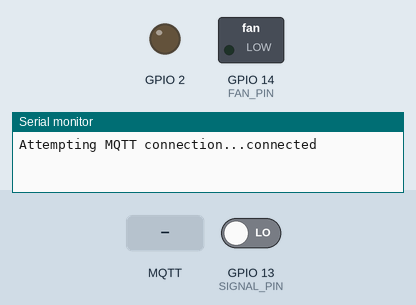
The sketch below on a simulated ESP8266 (NodeMCU). On the bench: switched loads named in the sketch (green lamp = pin HIGH), output pins drawn as LEDs (lit = HIGH), the last lines printed to the serial monitor. The inputs (shaded band) are chosen by the test bench; at power-on: GPIO 13 (SIGNAL_PIN) LOW. WiFi joins after 1.5 s; servers stay silent unless stated; no MQTT or app messages arrive unless stated.

Above: at 4.7 s.
4.8 s: MQTT message "5" arrives on the first subscribed topic
At 6.0 s:
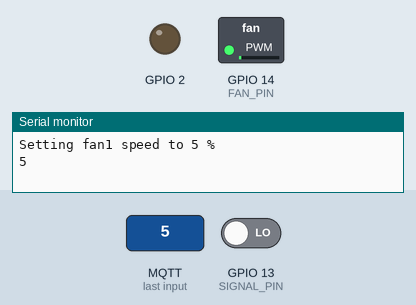
6.3 s: MQTT message "90" arrives on the first subscribed topic
At 8.0 s:
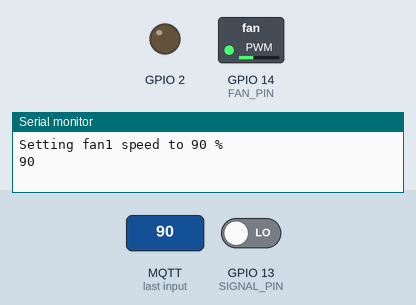
8.3 s: MQTT message "200" arrives on the first subscribed topic
At 9.7 s:
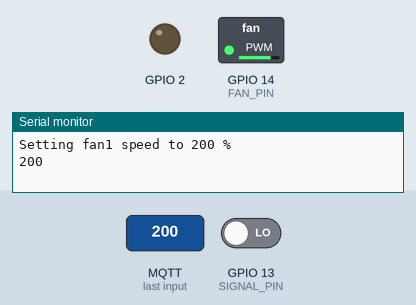
10.3 s: MQTT message "on" arrives on the first subscribed topic
At 11.5 s:
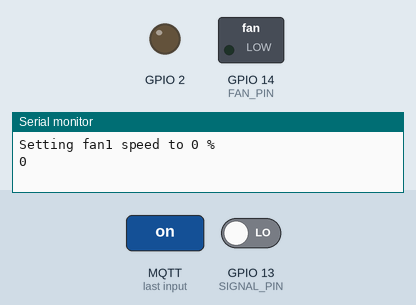
Timing chart, 0 to 13.3 s (numbered marks = the images above; inputs shaded):
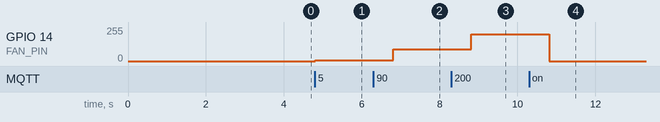

Measured:
- after the input at 4.8 s, GPIO 14 (FAN_PIN): 0/255 → 5/255 at once
- after the input at 6.3 s, GPIO 14 (FAN_PIN): 5/255 → 90/255 after 0.51 s
- after the input at 8.3 s, GPIO 14 (FAN_PIN): 90/255 → 200/255 after 0.52 s
- after the input at 10.3 s, GPIO 14 (FAN_PIN): 200/255 → 0/255 after 0.52 s

The sketch:

mqtt_esp8266-fan1-controller-OTA.ino
```cpp
/*
 ESP8266 MQTT OTA Updateable Sunsynk5.5 DC Side Top Fan1 Controller
 Works with most 4pin fans that can measure rpms and have builtin pwm controller
*/
#include <ESP8266WiFi.h>
#include <ESP8266mDNS.h>
#include <WiFiUdp.h>
#include <WiFiClient.h>
#include <ESP8266WebServer.h>
#include <ArduinoOTA.h>
#include <ESP8266HTTPUpdateServer.h>
#include <PubSubClient.h>
#include <Wire.h>
// Define message buffer and publish string
char message_buff[16];
char message_buffe[16];
String pubString;
String pubStringe;
int iTotalDelay;
const char* versionNumber = "Online-Ver1030";
// ------------------------------------------------------------
// Start Editing here
const char* ssid = "YOURWIFINAME";
const char* password = "YOURWIFIPASSWORD";
const char* mqtt_username = "YOURMQTTUSERNAME";
const char* mqtt_password = "YOURMQTTPASSWORD";
const char* mqtt_server = "YOURMQTTSERVERADDRESS";
const char* host = "esp8266-webupdateFan1";
const char* noderedtopic = "YOURFANSPEEDTOPICFROMMQTT"; // Subscribe to Fan Speed MQTT Topic sent to mqtt From Nodered
/*
 *  FAN SPEED SHOULD IDEALLY HAVE 5 VALUES for 1% - 100%
 *  THESE VALUES CAN BE DIFFERENT DEPENDING ON YOUR FAN PWM REQUIREMENTS
 *  USING NODERED TO GET THE SUNSYNK TEMPS AND CONVERT TO PWM VALUES AS SUGGESTED BELOW
 *  1 FOR LOWEST/SLOWEST SPEED
 *  20 25% SPEED
 *  55 50% SPEED
 *  105 75% SPEED
 *  250 100% SPEED
*/
#define FAN_PIN 14 //pwm fan control signal
#define SIGNAL_PIN 13 // Read Fan RPMs
// Stop Editing here
// Making changes below this line could cause unexpected results
// -------------------------------------------------------------
ESP8266WebServer httpServer(80);
ESP8266HTTPUpdateServer httpUpdater;
#define DELAY_TIME 10000 // time between measurements [ms]
#define MIN_FAN_SPEED_PERCENT 20 // minimum fan speed [%]
#define MIN_TEMP 20 // turn fan off below [deg C]
#define MAX_TEMP 250 // turn fan to full speed above [deg C]

int vTaskDelay;
WiFiClient espClient;
PubSubClient client(espClient);
unsigned long lastMsg = 0;
#define MSG_BUFFER_SIZE	(50)
char msg[MSG_BUFFER_SIZE];
int value = 0;

volatile  bool TopicArrived = false;
const     int mqttpayloadSize = 100;
char mqttpayload [mqttpayloadSize] = {'\0'};
String mqtttopic;

void callback(char* topic, byte* payload, unsigned int length)
{
  if ( !TopicArrived )
  {
    memset( mqttpayload, '\0', mqttpayloadSize ); // clear payload char buffer
    mqtttopic = ""; //clear topic string buffer
    mqtttopic = topic; //store new topic
    memcpy( mqttpayload, payload, length );
    TopicArrived = true;
  }
}

// Wifi Client
WiFiClient wifiClient;
//
// This function yields back to the watchdog to avoid random ESP8266 resets
//
void myDelay(int ms)
{
  int i;
  for(i=1; i!=ms; i++)
  {
    delay(1);
    if(i%100 == 0)
   {
      ESP.wdtFeed();
      yield();
    }
  }
  iTotalDelay+=ms;
}

//
// Starts WIFI connection
//
void startWIFI()
{
    // If we are not connected
    if (WiFi.status() != WL_CONNECTED)
    {
      int iTries;
      iTries=0;
      Serial.println(" ");
      Serial.println("Starting WIFI connection");
      WiFi.mode(WIFI_STA);
      WiFi.disconnect();
      WiFi.begin(ssid, password);

      // If not WiFi connected, retry every 2 seconds for 15 minutes
      while (WiFi.status() != WL_CONNECTED)
      {
        iTries++;
        Serial.print(".");
        delay(2000);

        // If can't get to Wifi for 15 minutes, reboot ESP Default 450
        if (iTries > 50)
        {
           Serial.println("TOO MANY WIFI ATTEMPTS, REBOOTING!");
           ESP.reset();
        }
      }
      Serial.println("");
      Serial.println("WiFi connected");
      Serial.println(WiFi.localIP());
      // Let network have a chance to start up
      myDelay(1500);
    }
}

void reconnect() {
  // Loop until we're reconnected
  while (!client.connected()) {
    Serial.print("Attempting MQTT connection...");
    // Attempt to connect to mqtt
    if (client.connect("esp8266Fan1ClientOTA1", mqtt_username, mqtt_password)) {
      Serial.println("connected");
      // Once connected, publish an announcement...
      client.publish("Fan1ControllerOTA", versionNumber);
      // ... and resubscribe
      client.subscribe(noderedtopic); //Get Fan Speed From NodeRed
    } else {
      Serial.print("failed, rc=");
      Serial.print(client.state());
      Serial.println(" try again in 5 seconds");
      // Wait 5 seconds before retrying
      delay(5000);
    }
  }
}

void setup() {
  Serial.begin(115200);
  mqtttopic.reserve(100);
//  setup_wifi();
startWIFI();
  client.setServer(mqtt_server, 1883);
  client.setCallback(callback);
  pinMode(BUILTIN_LED, OUTPUT);     // Initialize the BUILTIN_LED pin as an output
  pinMode(FAN_PIN, OUTPUT);
  pinMode(SIGNAL_PIN, INPUT);
// start OTA
  MDNS.begin(host);
  httpUpdater.setup(&httpServer);
  httpServer.begin();
  MDNS.addService("http", "tcp", 80);
  Serial.printf("HTTPUpdateServer ready! Open http://%s.local/update in your browser\n", host);
// end OTA
}

int getFanSpeedRpm() {
  int highTime = pulseIn(SIGNAL_PIN, HIGH);
  int lowTime = pulseIn(SIGNAL_PIN, LOW);
  int period = highTime + lowTime;
  if (period == 0) {
    return 0;
  }
  float freq = 1000000.0 / (float)period;
  return (freq * 60.0) / 2.0; // two cycles per revolution
}

void setFanSpeedPercent(int p) {
  int value = p; // (p / 100.0) * 255;
  analogWrite(FAN_PIN, value);
  Serial.println(value);
  String pubStringe = String(value);
  pubStringe.toCharArray(message_buffe, pubStringe.length()+1);
  client.publish("Fan1ControlerPWMPinValue", message_buffe);
}

void loop(void) {
    httpServer.handleClient();
    MDNS.update();
    if (!client.connected()) {
    reconnect();
  }
    client.loop();
    if ( TopicArrived )
  {
    //parse topic
    Serial.print("Fan 2 Speed: ");
    Serial.println( mqttpayload );
    TopicArrived = false;
    float mqttpayloadresult = atof(mqttpayload); // float f = atof(carray);
    float temp = mqttpayloadresult;
    Serial.print("Temperature derived PWM value is ");
    Serial.print(temp);
    Serial.println(" - RPMs Signal");
    int fanSpeedPercent, actualFanSpeedRpm;
    fanSpeedPercent = temp;
    Serial.print("Setting fan1 speed to ");
    Serial.print(fanSpeedPercent);
    Serial.println(" %");
    setFanSpeedPercent(fanSpeedPercent);
    actualFanSpeedRpm = getFanSpeedRpm();
    Serial.print("Fan1 speed is ");
    Serial.print(actualFanSpeedRpm);
    String pubString = String(actualFanSpeedRpm);
    pubString.toCharArray(message_buff, pubString.length()+1);
    client.publish("FanControllerRPMs", message_buff );
    Serial.println(" RPM");
    Serial.println();
  }
}
```
